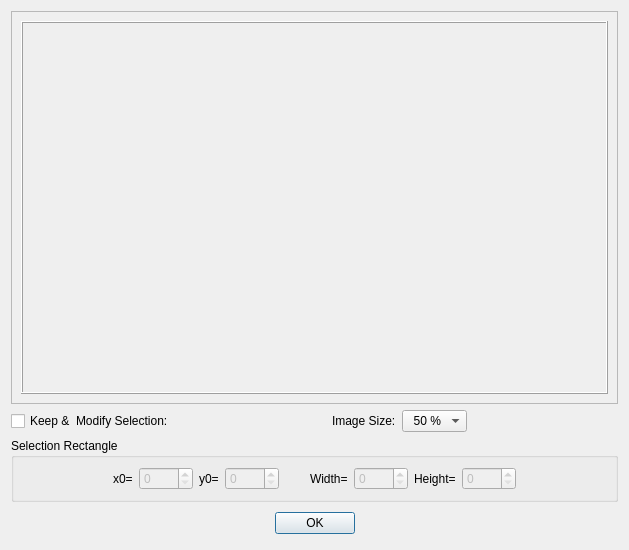
<?xml version="1.0" encoding="UTF-8"?>
<ui version="4.0">
 <class>dlg_ShowImage</class>
 <widget class="QDialog" name="dlg_ShowImage">
  <property name="windowModality">
   <enum>Qt::NonModal</enum>
  </property>
  <property name="geometry">
   <rect>
    <x>0</x>
    <y>0</y>
    <width>629</width>
    <height>550</height>
   </rect>
  </property>
  <property name="sizePolicy">
   <sizepolicy hsizetype="Minimum" vsizetype="Minimum">
    <horstretch>0</horstretch>
    <verstretch>0</verstretch>
   </sizepolicy>
  </property>
  <property name="minimumSize">
   <size>
    <width>600</width>
    <height>500</height>
   </size>
  </property>
  <property name="maximumSize">
   <size>
    <width>1400</width>
    <height>1200</height>
   </size>
  </property>
  <property name="focusPolicy">
   <enum>Qt::ClickFocus</enum>
  </property>
  <property name="contextMenuPolicy">
   <enum>Qt::DefaultContextMenu</enum>
  </property>
  <property name="windowTitle">
   <string>Dialog</string>
  </property>
  <property name="windowIcon">
   <iconset>
    <normaloff>Images/FDK_IMG.png</normaloff>Images/FDK_IMG.png</iconset>
  </property>
  <layout class="QGridLayout" name="gridLayout_2">
   <item row="0" column="0">
    <widget class="QScrollArea" name="pw_containerScrollArea">
     <property name="sizePolicy">
      <sizepolicy hsizetype="MinimumExpanding" vsizetype="MinimumExpanding">
       <horstretch>0</horstretch>
       <verstretch>0</verstretch>
      </sizepolicy>
     </property>
     <property name="maximumSize">
      <size>
       <width>3000</width>
       <height>3000</height>
      </size>
     </property>
     <property name="mouseTracking">
      <bool>false</bool>
     </property>
     <property name="verticalScrollBarPolicy">
      <enum>Qt::ScrollBarAsNeeded</enum>
     </property>
     <property name="horizontalScrollBarPolicy">
      <enum>Qt::ScrollBarAsNeeded</enum>
     </property>
     <property name="widgetResizable">
      <bool>true</bool>
     </property>
     <widget class="QWidget" name="scrollAreaWidgetContents">
      <property name="geometry">
       <rect>
        <x>0</x>
        <y>0</y>
        <width>607</width>
        <height>398</height>
       </rect>
      </property>
      <property name="sizePolicy">
       <sizepolicy hsizetype="Minimum" vsizetype="Minimum">
        <horstretch>0</horstretch>
        <verstretch>0</verstretch>
       </sizepolicy>
      </property>
      <property name="maximumSize">
       <size>
        <width>3000</width>
        <height>3000</height>
       </size>
      </property>
      <layout class="QGridLayout" name="gridLayout">
       <item row="0" column="0">
        <widget class="QLabel" name="DLG_ImageArea">
         <property name="sizePolicy">
          <sizepolicy hsizetype="Preferred" vsizetype="Preferred">
           <horstretch>0</horstretch>
           <verstretch>0</verstretch>
          </sizepolicy>
         </property>
         <property name="minimumSize">
          <size>
           <width>60</width>
           <height>60</height>
          </size>
         </property>
         <property name="maximumSize">
          <size>
           <width>2500</width>
           <height>2500</height>
          </size>
         </property>
         <property name="mouseTracking">
          <bool>true</bool>
         </property>
         <property name="frameShape">
          <enum>QFrame::Box</enum>
         </property>
         <property name="frameShadow">
          <enum>QFrame::Raised</enum>
         </property>
         <property name="text">
          <string/>
         </property>
         <property name="scaledContents">
          <bool>false</bool>
         </property>
        </widget>
       </item>
      </layout>
     </widget>
    </widget>
   </item>
   <item row="1" column="0">
    <layout class="QHBoxLayout" name="horizontalLayout">
     <item>
      <widget class="QCheckBox" name="checkBox_keepSelection">
       <property name="text">
        <string>Keep &amp;&amp;  Modify Selection:</string>
       </property>
       <property name="checked">
        <bool>false</bool>
       </property>
      </widget>
     </item>
     <item>
      <spacer name="horizontalSpacer_6">
       <property name="orientation">
        <enum>Qt::Horizontal</enum>
       </property>
       <property name="sizeHint" stdset="0">
        <size>
         <width>40</width>
         <height>20</height>
        </size>
       </property>
      </spacer>
     </item>
     <item>
      <widget class="QLabel" name="label_5">
       <property name="text">
        <string>Image Size:</string>
       </property>
      </widget>
     </item>
     <item>
      <widget class="QComboBox" name="comboBox_imageScale">
       <item>
        <property name="text">
         <string>  50 %</string>
        </property>
       </item>
       <item>
        <property name="text">
         <string>  10 %</string>
        </property>
       </item>
       <item>
        <property name="text">
         <string>  20 %</string>
        </property>
       </item>
       <item>
        <property name="text">
         <string>  25 %</string>
        </property>
       </item>
       <item>
        <property name="text">
         <string>  33 %</string>
        </property>
       </item>
       <item>
        <property name="text">
         <string>100 %</string>
        </property>
       </item>
      </widget>
     </item>
     <item>
      <spacer name="horizontalSpacer_5">
       <property name="orientation">
        <enum>Qt::Horizontal</enum>
       </property>
       <property name="sizeHint" stdset="0">
        <size>
         <width>40</width>
         <height>20</height>
        </size>
       </property>
      </spacer>
     </item>
    </layout>
   </item>
   <item row="2" column="0">
    <widget class="QGroupBox" name="groupBox">
     <property name="title">
      <string>Selection Rectangle</string>
     </property>
     <layout class="QHBoxLayout" name="horizontalLayout_7">
      <item>
       <spacer name="horizontalSpacer_4">
        <property name="orientation">
         <enum>Qt::Horizontal</enum>
        </property>
        <property name="sizeHint" stdset="0">
         <size>
          <width>20</width>
          <height>20</height>
         </size>
        </property>
       </spacer>
      </item>
      <item>
       <layout class="QHBoxLayout" name="horizontalLayout_2">
        <item>
         <widget class="QLabel" name="label">
          <property name="text">
           <string>x0=</string>
          </property>
         </widget>
        </item>
        <item>
         <widget class="QSpinBox" name="spinBox_x0">
          <property name="enabled">
           <bool>false</bool>
          </property>
          <property name="maximum">
           <number>5000</number>
          </property>
          <property name="singleStep">
           <number>6</number>
          </property>
         </widget>
        </item>
       </layout>
      </item>
      <item>
       <layout class="QHBoxLayout" name="horizontalLayout_4">
        <item>
         <widget class="QLabel" name="label_2">
          <property name="text">
           <string>y0=</string>
          </property>
         </widget>
        </item>
        <item>
         <widget class="QSpinBox" name="spinBox_y0">
          <property name="enabled">
           <bool>false</bool>
          </property>
          <property name="maximum">
           <number>5000</number>
          </property>
          <property name="singleStep">
           <number>6</number>
          </property>
         </widget>
        </item>
       </layout>
      </item>
      <item>
       <spacer name="horizontalSpacer_3">
        <property name="orientation">
         <enum>Qt::Horizontal</enum>
        </property>
        <property name="sizeType">
         <enum>QSizePolicy::Fixed</enum>
        </property>
        <property name="sizeHint" stdset="0">
         <size>
          <width>25</width>
          <height>20</height>
         </size>
        </property>
       </spacer>
      </item>
      <item>
       <layout class="QHBoxLayout" name="horizontalLayout_5">
        <item>
         <widget class="QLabel" name="label_3">
          <property name="text">
           <string>Width=</string>
          </property>
         </widget>
        </item>
        <item>
         <widget class="QSpinBox" name="spinBox_width">
          <property name="enabled">
           <bool>false</bool>
          </property>
          <property name="maximum">
           <number>5000</number>
          </property>
          <property name="singleStep">
           <number>6</number>
          </property>
         </widget>
        </item>
       </layout>
      </item>
      <item>
       <layout class="QHBoxLayout" name="horizontalLayout_6">
        <item>
         <widget class="QLabel" name="label_4">
          <property name="text">
           <string>Height=</string>
          </property>
         </widget>
        </item>
        <item>
         <widget class="QSpinBox" name="spinBox_height">
          <property name="enabled">
           <bool>false</bool>
          </property>
          <property name="maximum">
           <number>5000</number>
          </property>
          <property name="singleStep">
           <number>6</number>
          </property>
         </widget>
        </item>
       </layout>
      </item>
      <item>
       <spacer name="horizontalSpacer_2">
        <property name="orientation">
         <enum>Qt::Horizontal</enum>
        </property>
        <property name="sizeHint" stdset="0">
         <size>
          <width>20</width>
          <height>20</height>
         </size>
        </property>
       </spacer>
      </item>
     </layout>
    </widget>
   </item>
   <item row="3" column="0">
    <layout class="QHBoxLayout" name="horizontalLayout_3">
     <item>
      <spacer name="horizontaldummySpacer">
       <property name="orientation">
        <enum>Qt::Horizontal</enum>
       </property>
       <property name="sizeHint" stdset="0">
        <size>
         <width>131</width>
         <height>31</height>
        </size>
       </property>
      </spacer>
     </item>
     <item>
      <widget class="QPushButton" name="okButton_ImageDialog">
       <property name="text">
        <string>OK</string>
       </property>
      </widget>
     </item>
     <item>
      <spacer name="horizontalSpacer">
       <property name="orientation">
        <enum>Qt::Horizontal</enum>
       </property>
       <property name="sizeHint" stdset="0">
        <size>
         <width>20</width>
         <height>20</height>
        </size>
       </property>
      </spacer>
     </item>
    </layout>
   </item>
  </layout>
  <zorder>pw_containerScrollArea</zorder>
  <zorder>groupBox</zorder>
 </widget>
 <resources/>
 <connections>
  <connection>
   <sender>okButton_ImageDialog</sender>
   <signal>clicked()</signal>
   <receiver>dlg_ShowImage</receiver>
   <slot>accept()</slot>
   <hints>
    <hint type="sourcelabel">
     <x>352</x>
     <y>536</y>
    </hint>
    <hint type="destinationlabel">
     <x>96</x>
     <y>254</y>
    </hint>
   </hints>
  </connection>
  <connection>
   <sender>checkBox_keepSelection</sender>
   <signal>toggled(bool)</signal>
   <receiver>comboBox_imageScale</receiver>
   <slot>setDisabled(bool)</slot>
   <hints>
    <hint type="sourcelabel">
     <x>17</x>
     <y>426</y>
    </hint>
    <hint type="destinationlabel">
     <x>401</x>
     <y>431</y>
    </hint>
   </hints>
  </connection>
  <connection>
   <sender>checkBox_keepSelection</sender>
   <signal>toggled(bool)</signal>
   <receiver>spinBox_x0</receiver>
   <slot>setEnabled(bool)</slot>
   <hints>
    <hint type="sourcelabel">
     <x>17</x>
     <y>425</y>
    </hint>
    <hint type="destinationlabel">
     <x>172</x>
     <y>480</y>
    </hint>
   </hints>
  </connection>
  <connection>
   <sender>checkBox_keepSelection</sender>
   <signal>toggled(bool)</signal>
   <receiver>spinBox_y0</receiver>
   <slot>setEnabled(bool)</slot>
   <hints>
    <hint type="sourcelabel">
     <x>36</x>
     <y>422</y>
    </hint>
    <hint type="destinationlabel">
     <x>252</x>
     <y>478</y>
    </hint>
   </hints>
  </connection>
  <connection>
   <sender>checkBox_keepSelection</sender>
   <signal>toggled(bool)</signal>
   <receiver>spinBox_width</receiver>
   <slot>setEnabled(bool)</slot>
   <hints>
    <hint type="sourcelabel">
     <x>54</x>
     <y>426</y>
    </hint>
    <hint type="destinationlabel">
     <x>384</x>
     <y>480</y>
    </hint>
   </hints>
  </connection>
  <connection>
   <sender>checkBox_keepSelection</sender>
   <signal>toggled(bool)</signal>
   <receiver>spinBox_height</receiver>
   <slot>setEnabled(bool)</slot>
   <hints>
    <hint type="sourcelabel">
     <x>45</x>
     <y>433</y>
    </hint>
    <hint type="destinationlabel">
     <x>483</x>
     <y>486</y>
    </hint>
   </hints>
  </connection>
 </connections>
</ui>
